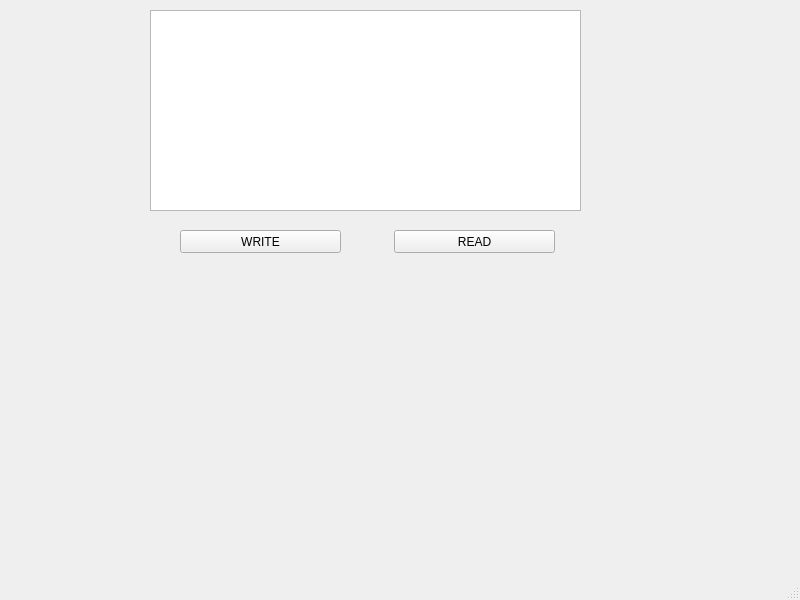
<?xml version="1.0" encoding="UTF-8"?>
<ui version="4.0">
 <class>MainWindow</class>
 <widget class="QMainWindow" name="MainWindow">
  <property name="geometry">
   <rect>
    <x>0</x>
    <y>0</y>
    <width>800</width>
    <height>600</height>
   </rect>
  </property>
  <property name="windowTitle">
   <string>MainWindow</string>
  </property>
  <widget class="QWidget" name="centralwidget">
   <widget class="QTextEdit" name="textEdit">
    <property name="geometry">
     <rect>
      <x>150</x>
      <y>10</y>
      <width>431</width>
      <height>201</height>
     </rect>
    </property>
   </widget>
   <widget class="QPushButton" name="pushButton">
    <property name="geometry">
     <rect>
      <x>180</x>
      <y>230</y>
      <width>161</width>
      <height>23</height>
     </rect>
    </property>
    <property name="text">
     <string>WRITE</string>
    </property>
   </widget>
   <widget class="QPushButton" name="pushButton_2">
    <property name="geometry">
     <rect>
      <x>394</x>
      <y>230</y>
      <width>161</width>
      <height>23</height>
     </rect>
    </property>
    <property name="text">
     <string>READ</string>
    </property>
   </widget>
  </widget>
  <widget class="QMenuBar" name="menubar">
   <property name="geometry">
    <rect>
     <x>0</x>
     <y>0</y>
     <width>800</width>
     <height>21</height>
    </rect>
   </property>
  </widget>
  <widget class="QStatusBar" name="statusbar"/>
 </widget>
 <resources/>
 <connections/>
</ui>
